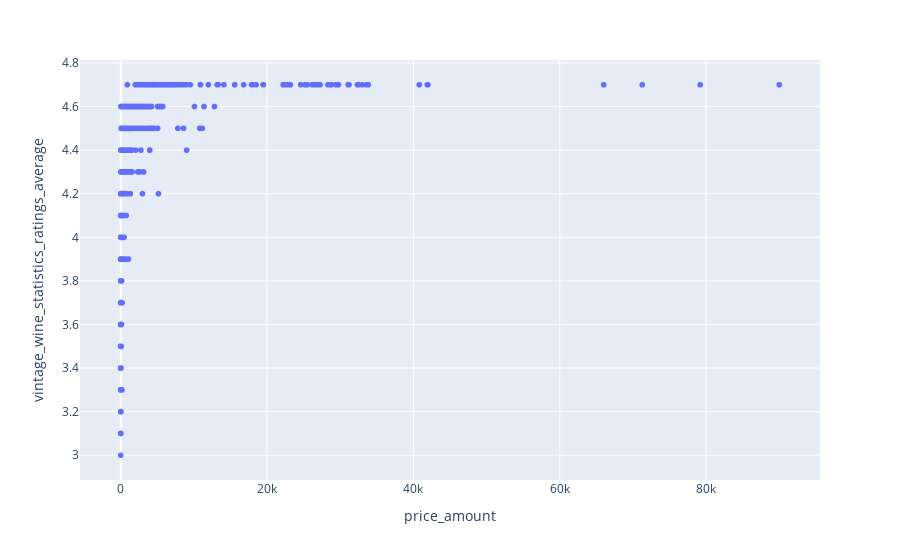

Source (notebook cell):
### Code cell
px.scatter(df, x="price_amount", y="vintage_wine_statistics_ratings_average")

### Figure 1 — Plotly figure (JSON) as saved in the notebook; plotly's stock layout.template omitted (floating-point values rounded to 4 significant figures; data arrays with more than 128 entries replaced by an {"elided": "..."} marker saying what was removed)
{"data": [{"hovertemplate": "price_amount=%{x}<br>vintage_wine_statistics_ratings_average=%{y}<extra></extra>", "legendgroup": "", "marker": {"color": "#636efa", "symbol": "circle"}, "mode": "markers", "name": "", "showlegend": false, "type": "scattergl", "x": {"elided": "17052 float values"}, "xaxis": "x", "y": {"elided": "17052 float values"}, "yaxis": "y"}], "layout": {"legend": {"tracegroupgap": 0}, "margin": {"t": 60}, "xaxis": {"anchor": "y", "domain": [0, 1], "title": {"text": "price_amount"}}, "yaxis": {"anchor": "x", "domain": [0, 1], "title": {"text": "vintage_wine_statistics_ratings_average"}}}}
